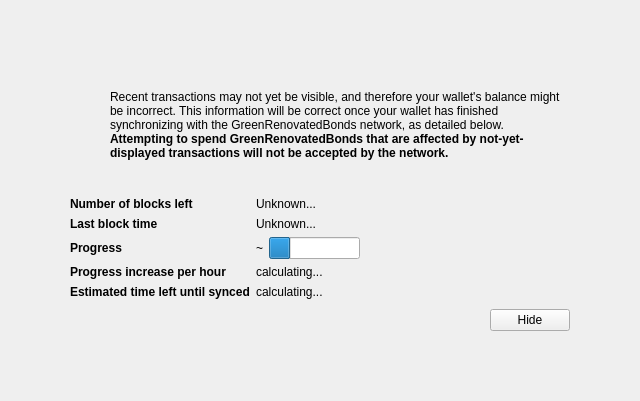
<?xml version="1.0" encoding="UTF-8"?>
<ui version="4.0">
 <class>ModalOverlay</class>
 <widget class="ModalOverlay" name="ModalOverlay">
  <property name="geometry">
   <rect>
    <x>0</x>
    <y>0</y>
    <width>640</width>
    <height>401</height>
   </rect>
  </property>
  <property name="windowTitle">
   <string>Form</string>
  </property>
  <layout class="QVBoxLayout" name="verticalLayout" stretch="0">
   <property name="sizeConstraint">
    <enum>QLayout::SetDefaultConstraint</enum>
   </property>
   <property name="leftMargin">
    <number>0</number>
   </property>
   <property name="topMargin">
    <number>0</number>
   </property>
   <property name="rightMargin">
    <number>0</number>
   </property>
   <property name="bottomMargin">
    <number>0</number>
   </property>
   <item>
    <widget class="QWidget" name="bgWidget" native="true">
     <property name="styleSheet">
      <string notr="true"/>
     </property>
     <layout class="QVBoxLayout" name="verticalLayoutMain" stretch="0">
      <property name="leftMargin">
       <number>60</number>
      </property>
      <property name="topMargin">
       <number>60</number>
      </property>
      <property name="rightMargin">
       <number>60</number>
      </property>
      <property name="bottomMargin">
       <number>60</number>
      </property>
      <item>
       <widget class="QWidget" name="contentWidget" native="true">
        <property name="styleSheet">
         <string notr="true"/>
        </property>
        <layout class="QVBoxLayout" name="verticalLayoutSub" stretch="1,0,0,0,0">
         <property name="spacing">
          <number>0</number>
         </property>
         <property name="leftMargin">
          <number>10</number>
         </property>
         <property name="topMargin">
          <number>10</number>
         </property>
         <property name="rightMargin">
          <number>10</number>
         </property>
         <property name="bottomMargin">
          <number>10</number>
         </property>
         <item>
          <layout class="QHBoxLayout" name="horizontalLayoutIconText" stretch="0,1">
           <property name="topMargin">
            <number>20</number>
           </property>
           <item>
            <layout class="QVBoxLayout" name="verticalLayoutIcon">
             <property name="leftMargin">
              <number>0</number>
             </property>
             <item>
              <widget class="QPushButton" name="warningIcon">
               <property name="enabled">
                <bool>false</bool>
               </property>
               <property name="text">
                <string/>
               </property>
               <property name="icon">
                <iconset>
                 <normaloff>:/icons/warning</normaloff>
                 <disabledoff>:/icons/warning</disabledoff>:/icons/warning</iconset>
               </property>
               <property name="iconSize">
                <size>
                 <width>48</width>
                 <height>48</height>
                </size>
               </property>
               <property name="flat">
                <bool>true</bool>
               </property>
              </widget>
             </item>
             <item>
              <spacer name="verticalSpacerWarningIcon">
               <property name="orientation">
                <enum>Qt::Vertical</enum>
               </property>
               <property name="sizeHint" stdset="0">
                <size>
                 <width>20</width>
                 <height>40</height>
                </size>
               </property>
              </spacer>
             </item>
            </layout>
           </item>
           <item>
            <layout class="QVBoxLayout" name="verticalLayoutInfoText">
             <property name="leftMargin">
              <number>0</number>
             </property>
             <property name="topMargin">
              <number>0</number>
             </property>
             <item>
              <widget class="QLabel" name="infoText">
               <property name="text">
                <string>Recent transactions may not yet be visible, and therefore your wallet's balance might be incorrect. This information will be correct once your wallet has finished synchronizing with the GreenRenovatedBonds network, as detailed below.</string>
               </property>
               <property name="textFormat">
                <enum>Qt::RichText</enum>
               </property>
               <property name="wordWrap">
                <bool>true</bool>
               </property>
              </widget>
             </item>
             <item>
              <widget class="QLabel" name="infoTextStrong">
               <property name="font">
                <font>
                 <weight>75</weight>
                 <bold>true</bold>
                </font>
               </property>
               <property name="text">
                <string>Attempting to spend GreenRenovatedBonds that are affected by not-yet-displayed transactions will not be accepted by the network.</string>
               </property>
               <property name="textFormat">
                <enum>Qt::RichText</enum>
               </property>
               <property name="wordWrap">
                <bool>true</bool>
               </property>
              </widget>
             </item>
             <item>
              <spacer name="verticalSpacerInTextSpace">
               <property name="orientation">
                <enum>Qt::Vertical</enum>
               </property>
               <property name="sizeHint" stdset="0">
                <size>
                 <width>20</width>
                 <height>40</height>
                </size>
               </property>
              </spacer>
             </item>
            </layout>
           </item>
          </layout>
         </item>
         <item>
          <spacer name="verticalSpacerAfterText">
           <property name="orientation">
            <enum>Qt::Vertical</enum>
           </property>
           <property name="sizeHint" stdset="0">
            <size>
             <width>20</width>
             <height>40</height>
            </size>
           </property>
          </spacer>
         </item>
         <item>
          <layout class="QFormLayout" name="formLayout">
           <property name="fieldGrowthPolicy">
            <enum>QFormLayout::FieldsStayAtSizeHint</enum>
           </property>
           <property name="horizontalSpacing">
            <number>6</number>
           </property>
           <property name="verticalSpacing">
            <number>6</number>
           </property>
           <property name="topMargin">
            <number>10</number>
           </property>
           <item row="0" column="0">
            <widget class="QLabel" name="labelNumberOfBlocksLeft">
             <property name="font">
              <font>
               <weight>75</weight>
               <bold>true</bold>
              </font>
             </property>
             <property name="text">
              <string>Number of blocks left</string>
             </property>
            </widget>
           </item>
           <item row="0" column="1">
            <widget class="QLabel" name="numberOfBlocksLeft">
             <property name="text">
              <string>Unknown...</string>
             </property>
            </widget>
           </item>
           <item row="1" column="0">
            <widget class="QLabel" name="labelLastBlockTime">
             <property name="font">
              <font>
               <weight>75</weight>
               <bold>true</bold>
              </font>
             </property>
             <property name="text">
              <string>Last block time</string>
             </property>
            </widget>
           </item>
           <item row="1" column="1">
            <widget class="QLabel" name="newestBlockDate">
             <property name="sizePolicy">
              <sizepolicy hsizetype="Maximum" vsizetype="Preferred">
               <horstretch>0</horstretch>
               <verstretch>0</verstretch>
              </sizepolicy>
             </property>
             <property name="text">
              <string>Unknown...</string>
             </property>
            </widget>
           </item>
           <item row="2" column="0">
            <widget class="QLabel" name="labelSyncDone">
             <property name="font">
              <font>
               <weight>75</weight>
               <bold>true</bold>
              </font>
             </property>
             <property name="text">
              <string>Progress</string>
             </property>
            </widget>
           </item>
           <item row="2" column="1">
            <layout class="QHBoxLayout" name="horizontalLayoutSync" stretch="0,1">
             <item>
              <widget class="QLabel" name="percentageProgress">
               <property name="text">
                <string notr="true">~</string>
               </property>
              </widget>
             </item>
             <item>
              <widget class="QProgressBar" name="progressBar">
               <property name="value">
                <number>24</number>
               </property>
               <property name="format">
                <string/>
               </property>
              </widget>
             </item>
            </layout>
           </item>
           <item row="4" column="0">
            <widget class="QLabel" name="labelProgressIncrease">
             <property name="font">
              <font>
               <weight>75</weight>
               <bold>true</bold>
              </font>
             </property>
             <property name="text">
              <string>Progress increase per hour</string>
             </property>
            </widget>
           </item>
           <item row="4" column="1">
            <widget class="QLabel" name="progressIncreasePerH">
             <property name="text">
              <string>calculating...</string>
             </property>
            </widget>
           </item>
           <item row="5" column="0">
            <widget class="QLabel" name="labelEstimatedTimeLeft">
             <property name="font">
              <font>
               <weight>75</weight>
               <bold>true</bold>
              </font>
             </property>
             <property name="text">
              <string>Estimated time left until synced</string>
             </property>
            </widget>
           </item>
           <item row="5" column="1">
            <widget class="QLabel" name="expectedTimeLeft">
             <property name="text">
              <string>calculating...</string>
             </property>
            </widget>
           </item>
          </layout>
         </item>
         <item>
          <layout class="QHBoxLayout" name="horizontalLayoutButtons">
           <property name="leftMargin">
            <number>10</number>
           </property>
           <property name="topMargin">
            <number>10</number>
           </property>
           <item>
            <spacer name="horizontalSpacer">
             <property name="orientation">
              <enum>Qt::Horizontal</enum>
             </property>
             <property name="sizeHint" stdset="0">
              <size>
               <width>40</width>
               <height>20</height>
              </size>
             </property>
            </spacer>
           </item>
           <item>
            <widget class="QPushButton" name="closeButton">
             <property name="text">
              <string>Hide</string>
             </property>
            </widget>
           </item>
          </layout>
         </item>
         <item>
          <layout class="QVBoxLayout" name="verticalLayout_2">
           <item>
            <spacer name="verticalSpacer">
             <property name="orientation">
              <enum>Qt::Vertical</enum>
             </property>
             <property name="sizeHint" stdset="0">
              <size>
               <width>20</width>
               <height>40</height>
              </size>
             </property>
            </spacer>
           </item>
          </layout>
         </item>
        </layout>
       </widget>
      </item>
     </layout>
    </widget>
   </item>
  </layout>
 </widget>
 <customwidgets>
  <customwidget>
   <class>ModalOverlay</class>
   <extends>QWidget</extends>
   <header>modaloverlay.h</header>
   <container>1</container>
  </customwidget>
 </customwidgets>
 <resources/>
 <connections/>
</ui>
